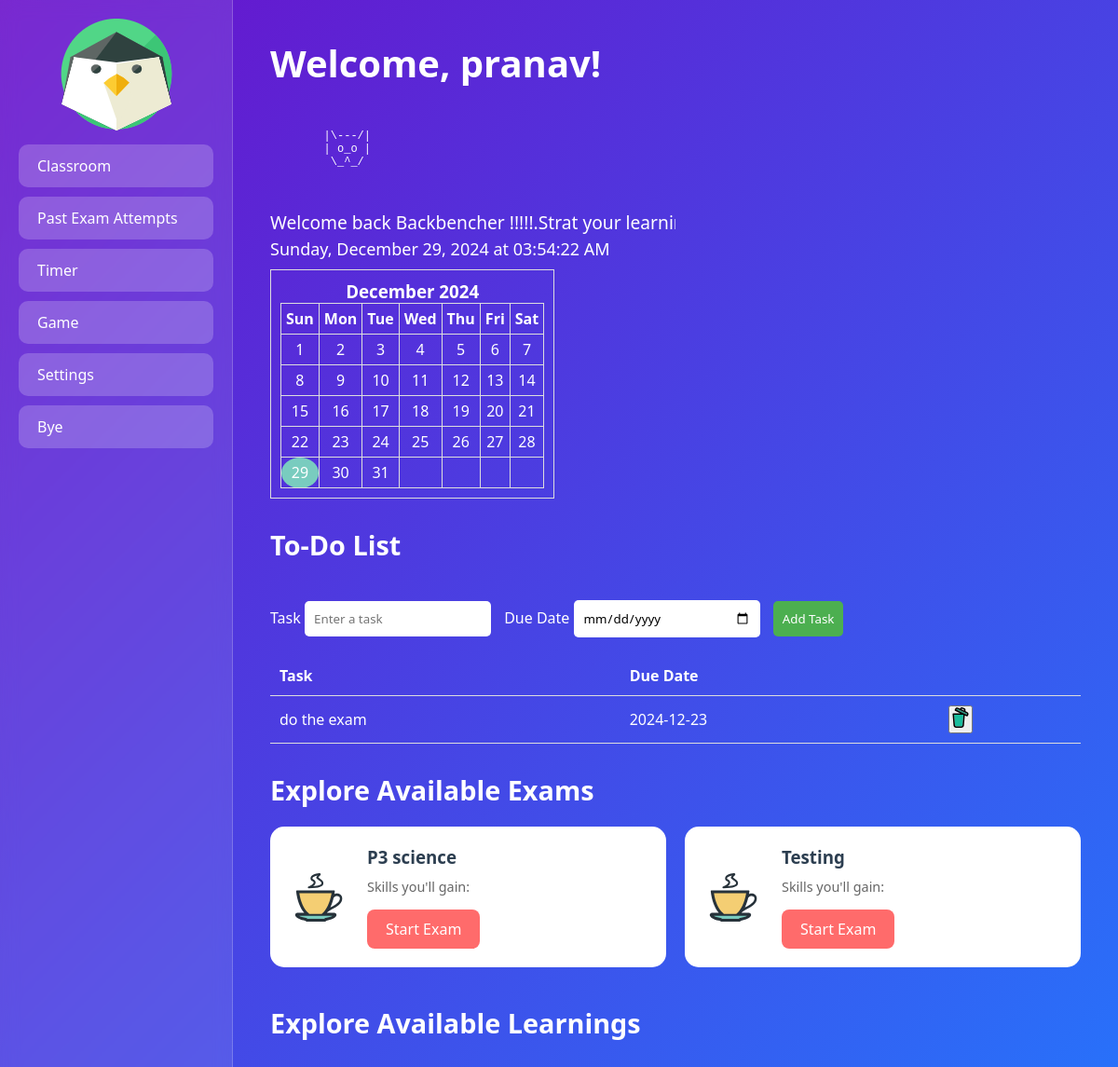
/user_home (signed in), run on an earlier commit of the app's database.
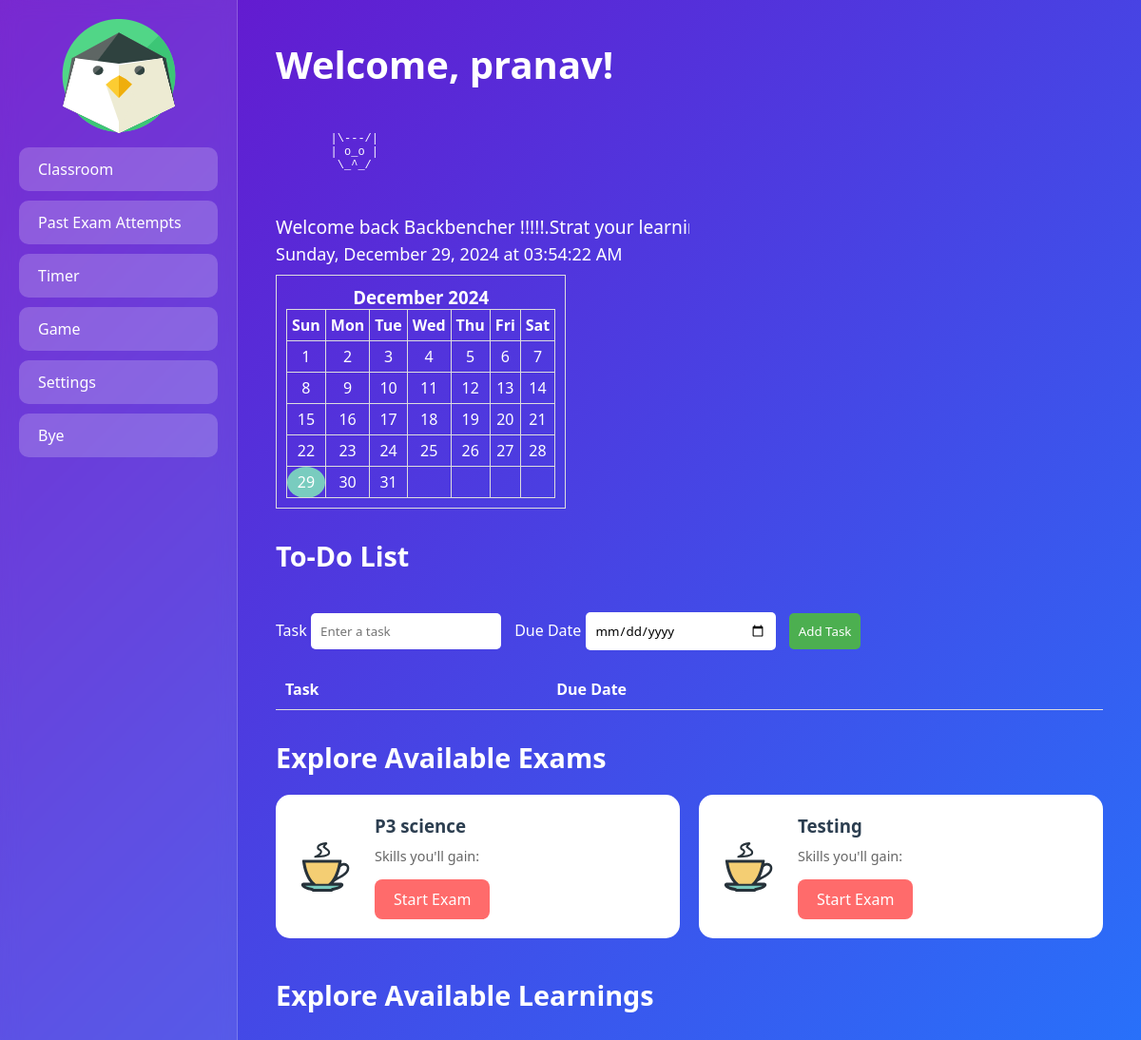
And on a later commit of the database.
### app.py (models this page shows)
class User(db.Model, UserMixin):
    id = db.Column(db.Integer, primary_key=True)
    username = db.Column(db.String(20), unique=True, nullable=False)
    password = db.Column(db.String(60), nullable=False)
    student_class = db.Column(db.String(50), nullable=False)

class ToDo(db.Model):
    id = db.Column(db.Integer, primary_key=True)
    task = db.Column(db.String(200), nullable=False)
    date = db.Column(db.Date, nullable=False)
    user_id = db.Column(db.Integer, db.ForeignKey('user.id'), nullable=False)

class Exam(db.Model):
    __tablename__ = 'exam'
    id = db.Column(db.Integer, primary_key=True)
    title = db.Column(db.String(100), nullable=False)
    questions = db.relationship('Question', backref='exam', lazy=True)

### app.py (the view)
@app.route("/user_home")
@login_required
def user_home():
    attempts = ExamAttempt.query.filter_by(user_id=current_user.id).order_by(ExamAttempt.attempt_date.desc()).all()
    todos = ToDo.query.filter_by(user_id=current_user.id).order_by(ToDo.date.asc()).all()
    print(todos)
    user_class = current_user.student_class
    print(user_class)
    exams = db.session.query(Exam).join(ExamMapping).filter(ExamMapping.class_name == user_class).all()
    learnings = db.session.query(Learning).join(LearningsMapping).filter(LearningsMapping.class_name == user_class).all()
    return render_template("user_home.html", exams=exams, attempts=attempts, learnings=learnings, todos=todos)

### app.py (called while the page is built)
@login_manager.user_loader
def load_user(user_id):
    return User.query.get(int(user_id))

### templates/user_home.html (shortened to what this page needs)
<!DOCTYPE html>
<html lang="en">
<head>
</head>
<body>
    <div class="sidebar">
    <center> <img src="static/logo.png" alt="Backbench Logo" ></center>
            <a href="{{ url_for('user_home') }}" class="sidebar-button">Classroom</a>
            <a href="{{ url_for('attempts') }}" class="sidebar-button">Past Exam Attempts</a>
            <a href="{{ url_for('countdown') }}" class="sidebar-button">Timer</a>
            <a href="{{ url_for('game') }}" class="sidebar-button">Game</a>
            <a href="{{ url_for('settings') }}" class="sidebar-button">Settings</a>
        <a href="{{ url_for('logout') }}" class="sidebar-button">Bye</a>
    </div>
    <div class="content">
        <h1>Welcome, {{ current_user.username }}!</h1>
               <div class="cat-container">
            <pre id="ascii-cat"></pre>
        </div>
         <div class="scroller">
            <span>Welcome back Backbencher !!!!!.Strat your learning.</span>
        </div>
        <div class="widget-container">
                <div id="current-time"></div>
                <div id="calendar"></div>
        </div>
   <h2>To-Do List</h2>
        <div class="todo-container">
            <form class="todo-form" method="POST" action="/add_todo">
                <label for="task" class="form-label">Task</label>
                <input type="text" name="task" placeholder="Enter a task" required>
                <label for="date" class="form-label">Due Date</label>
                <input type="date" name="date" value="{{ today }}" required>
                <button type="submit">Add Task</button>
            </form>
            <table  class="todo-table">
        <thead>
            <tr>
                <th>Task</th>
                <th>Due Date</th>
                <th></th>
            </tr>
        </thead>
        <tbody>
            {% for todo in todos %}
            <tr>
                <td>{{ todo.task }}</td>
                <td>{{ todo.date }}</td>
                <td>
                    <form method="POST" action="/delete_todo/{{ todo.id }}" style="display: inline;">
                        <button type="submit" >
                              </button>
                    </form>
                </td>
            </tr>
            {% endfor %}
        </tbody>
    </table>
        </div>
        <h2>Explore Available Exams</h2>
        <div class="exam-catalog">
            {% for exam in exams %}
            <div class="exam-card">
                <div class="exam-info">
                    <h3>{{ exam.title }}</h3>
                    <p>Skills you'll gain: {{ exam.skills }}</p>
                    <a href="{{ url_for('exam', exam_id=exam.id, question_number=1) }}" class="exam-link">Start Exam</a>
                </div>
            </div>
            {% endfor %}
        </div>
        <h2>Explore Available Learnings</h2>
        <div class="content">
</div>
    </div>
</body>
</html>

### templates/user_home.html (style rules this page uses)
* { box-sizing: border-box; margin: 0; padding: 0; font-family: 'Segoe UI', Tahoma, Geneva, Verdana, sans-serif; }
body { background: linear-gradient(135deg, #6a11cb 0%, #2575fc 100%); min-height: 100vh; display: flex; }
.sidebar { width: 250px; background: rgba(255, 255, 255, 0.1); backdrop-filter: blur(10px); padding: 20px; border-right: 1px solid rgba(255, 255, 255, 0.2); }
.sidebar-button { display: block; padding: 12px 20px; margin: 10px 0; background: rgba(255, 255, 255, 0.2); color: white; text-decoration: none; border-radius: 10px; transition: all 0.3s ease; }
.content { flex: 1; padding: 40px; color: white; }
h1 { margin-bottom: 30px; font-size: 2.5em; }
h2 { margin: 30px 0 20px; font-size: 1.8em; }
.exam-catalog { display: grid; grid-template-columns: repeat(auto-fill, minmax(300px, 1fr)); gap: 20px; margin-bottom: 40px; }
.exam-card { background: white; border-radius: 15px; padding: 20px; display: flex; align-items: center; gap: 20px; transition: transform 0.3s ease, box-shadow 0.3s ease; }
.exam-info { flex: 1; }
.exam-info h3 { color: #2c3e50; margin-bottom: 10px; }
.exam-info p { color: #666; margin-bottom: 15px; font-size: 0.9em; }
.exam-link { display: inline-block; padding: 10px 20px; background: #ff6b6b; color: white; text-decoration: none; border-radius: 8px; transition: background 0.3s ease; }
#current-time { font-size: 18px; margin-bottom: 10px; }
#calendar { border: 1px solid #ddd; padding: 10px; display: inline-block; text-align: center; }
.cat-container { width: 30%; position: relative; }
#ascii-cat { font-family: monospace; white-space: pre; color: white; font-size: 12px; }
.scroller { position: relative; overflow: hidden; white-space: nowrap; width: 50%; color: white; font-size: 1.2em; padding: 30px 0; }
.scroller span { position: absolute; animation: scroll-text 10s linear infinite; white-space: nowrap; }
.todo-container { margin-top: 40px; }
.todo-form { margin-bottom: 20px; }
.todo-form input, .todo-form button { padding: 10px; border: none; border-radius: 5px; margin-right: 10px; }
.todo-form input { width: 200px; }
.todo-form button { background: #4caf50; color: white; cursor: pointer; }
.todo-table { width: 100%; border-collapse: collapse; margin-top: 10px; }
.todo-table th, .todo-table td { text-align: left; padding: 10px; border-bottom: 1px solid #ddd; }

What changed in the data, as far as the page shows it:
removed ToDo: task "do the exam", date "2024-12-23"
